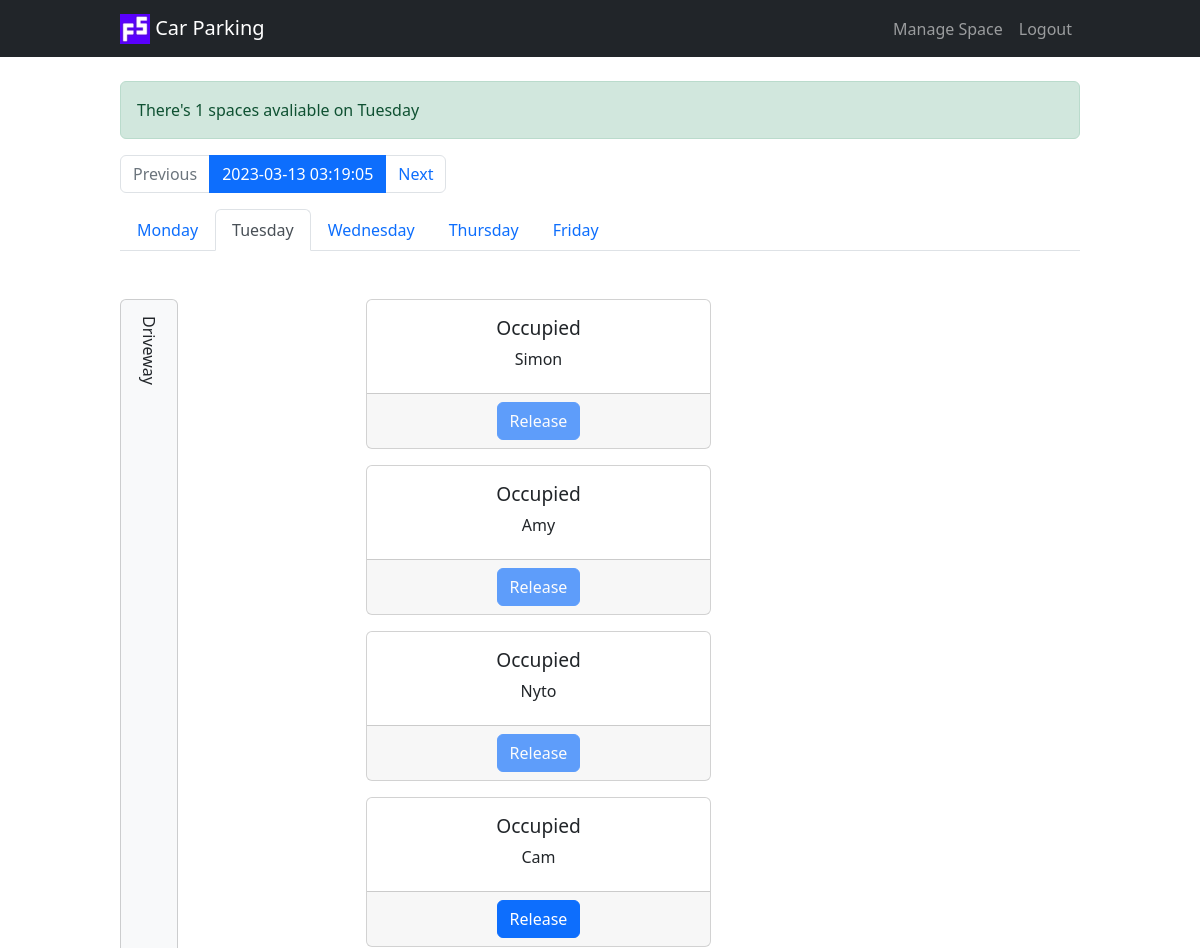
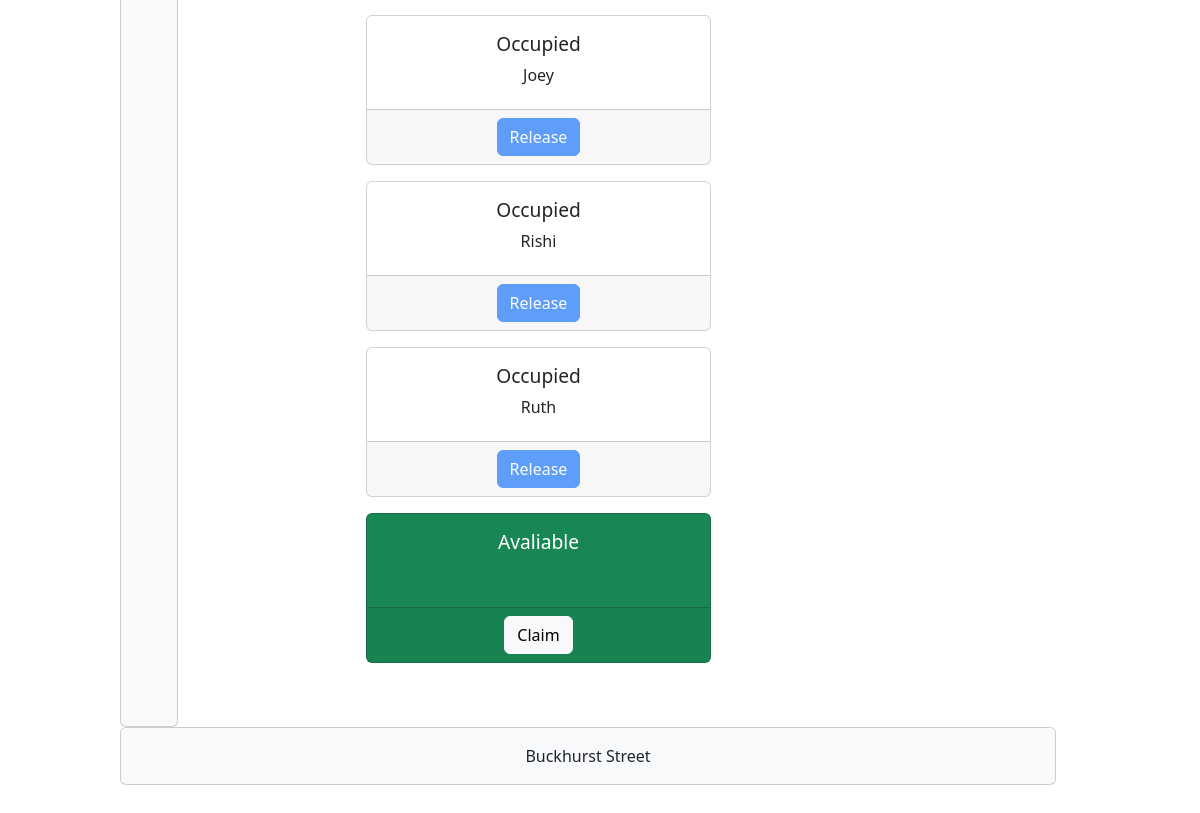
Page /?day=tuesday (signed in) on the committed database (2 pictures, top to bottom).
### server.py (models this page shows)
class ParkingSpace(db.Model):
    __tablename__ = "parking_spaces"
    id = db.Column(db.Integer, primary_key=True)
    monday = db.Column(db.String(250), nullable=False)
    tuesday = db.Column(db.String(250), nullable=False)
    wednesday = db.Column(db.String(250), nullable=False)
    thursday = db.Column(db.String(250), nullable=False)
    friday = db.Column(db.String(250), nullable=False)
    user_id = db.Column(db.Integer, db.ForeignKey("users.id"))
    user = relationship("User", back_populates="parking_spaces")

### server.py (the view)
@app.route("/")
@member_only
def home():
    today = datetime.today()
    week_commencing = today - timedelta(days = today.weekday())
    current_week = get_weeks_dates(week_commencing)
    if request.args.get("day"):
        current_day = request.args.get("day")
    elif datetime.today().weekday() < 5:
        current_day = datetime.today().strftime('%A').lower()
    else:
        current_day = days[0]
    users = User.query.all()
    spaces = ParkingSpace.query.all()
    num_spaces = len(spaces)
    filter = {current_day:""}
    free_spaces = len(ParkingSpace.query.filter_by(**filter).all())
    if free_spaces > 0:
        flash(f"There's {free_spaces} spaces avaliable on { current_day.capitalize()}", "success")
    else:
        flash(f"There's currently no spaces avaliable on { current_day.capitalize()}", "warning")
    return render_template("index.html", spaces=spaces, users=users, days=days, current_day=current_day, num_spaces=num_spaces, current_week=current_week)

### server.py (called while the page is built)
@login_manager.user_loader
def load_user(user_id):
    return User.query.get(int(user_id))

def member_only(func):
    @wraps(func)
    def wrapper(*args, **kwargs):
        if current_user.is_authenticated:
            return func(*args, **kwargs)
        else:
            flash("You need to login to book.", "warning")
            return redirect(url_for("login"))
    return wrapper

def get_weeks_dates(monday):
    dates = {day: monday + timedelta(days = i) for i, day in enumerate(days)}
    return dates

### templates/index.html (shortened to what this page needs)
{% extends "base.html" %}
{% block content %}
<nav aria-label="...">
    <ul class="pagination">
      <li class="page-item disabled">
        <a class="page-link">Previous</a>
      </li>
      <li class="page-item active" aria-current="page">
        <a class="page-link" href="#">{{ current_week["monday"] }}</a>
      </li>
      <li class="page-item">
        <a class="page-link" href="#">Next</a>
      </li>
    </ul>
</nav>
<ul class="nav nav-tabs mb-5 mt-3">
    {% for day in days %}
    {% if day == current_day %}
    <li class="nav-item">
        <a class="nav-link active" aria-current="page" href="{{ url_for('home', day=day) }}">{{ day.capitalize() }}</a>
    </li>
    {% else %}
    <li class="nav-item">
        <a class="nav-link" href="{{ url_for('home', day=day) }}">{{ day.capitalize() }}</a>
    </li>
    {% endif %}
    {% endfor %}
</ul>
<div class="row mb-5">
    <div class="col-3 d-xxl-none d-flex align-items-stretch">
        <div class="card bg-light">
            <div class="card-body mobile-driveway-text">
                Driveway
            </div>
        </div>
    </div>
    <div class="col-9 col-lg-6 col-xxl-12">
        <div class="row mb-5">
            {% for space in spaces %}
            <div class="col-9 col-xxl text-center col-spaces">
                {% if space[current_day] == "" %}
                <div class="card spaces text-bg-success mb-3">
                    {% else %}
                    <div class="card spaces mb-3">
                        {% endif %}
                        <div class="card-body">
                            {% if space[current_day] == "" %}
                            <h5 class="card-title text-wrap">Avaliable</h5>
                            {% else %}
                            <h5 class="card-title text-wrap">Occupied</h5>
                            {% endif %}
                            <p class="card-text text-wrap">{{ space[current_day] }}</p>
                        </div>
                        <div class="card-footer text-center">
                            {% if space[current_day] != "" %}
                                {% if current_user.name == space[current_day] %}
                                <a href="{{ url_for('release_space', id=space.id, day=current_day) }}"
                                class="btn btn-primary">Release</a>
                                {% elif current_user.is_admin %}
                                <a href="{{ url_for('release_space', id=space.id, day=current_day) }}"
                                class="btn btn-primary">Release</a>
                                {% else %}
                                <a href="{{ url_for('release_space', id=space.id, day=current_day) }}"
                                class="btn btn-primary disabled">Release</a>
                                {% endif %}
                            {% else %}
                                <a href="{{ url_for('claim_space', id=space.id, day=current_day) }}" class="btn btn-light">Claim</a>
                            {% endif %}
                        </div>
                    </div>
                </div>
                {% endfor %}
            </div>
        </div>
        <div class="row mb-5 text-center d-xxl-none">
            <div class="col">
                <div class="card bg-light">
                    <div class="card-body">
                        Buckhurst Street
                    </div>
                </div>
            </div>
        </div>
    </div>
    {% endblock %}

### static/css/styles.css (style rules this page uses)
.card.spaces { height:150px; }
.card-title { font-size: 1.2rem; }
.mobile-driveway-text { writing-mode: vertical-lr; }

### rows in the picture
ParkingSpace: shows "Occupied", tuesday "Simon"
ParkingSpace: shows "Occupied", tuesday "Amy"
ParkingSpace: shows "Occupied", tuesday "Nyto"
ParkingSpace: shows "Occupied", tuesday "Cam"
ParkingSpace: shows "Occupied", tuesday "Joey"
ParkingSpace: shows "Occupied", tuesday "Rishi"
ParkingSpace: shows "Occupied", tuesday "Ruth"
ParkingSpace: tuesday "Avaliable"

### other values in the picture
{{ message }} "There's 1 spaces avaliable on Tuesday"
{{ current_week["monday"] }} "2023-03-13 03:19:05"
{{ day.capitalize() }} "Monday" "Wednesday" "Thursday" "Friday"
{{ day.capitalize() }} "Tuesday"
